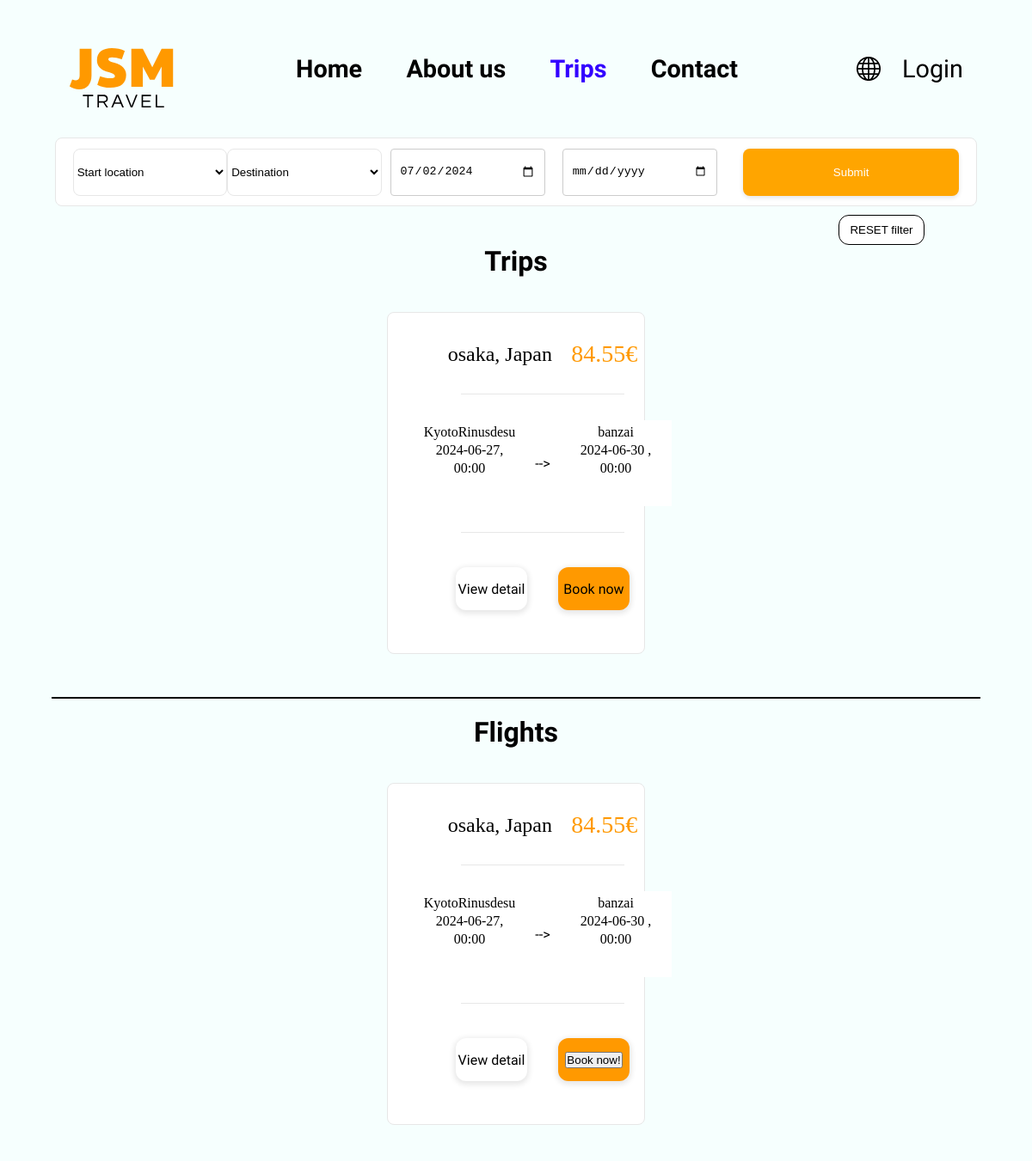
Before: /pages/trips.php (upper part) with the older database file.
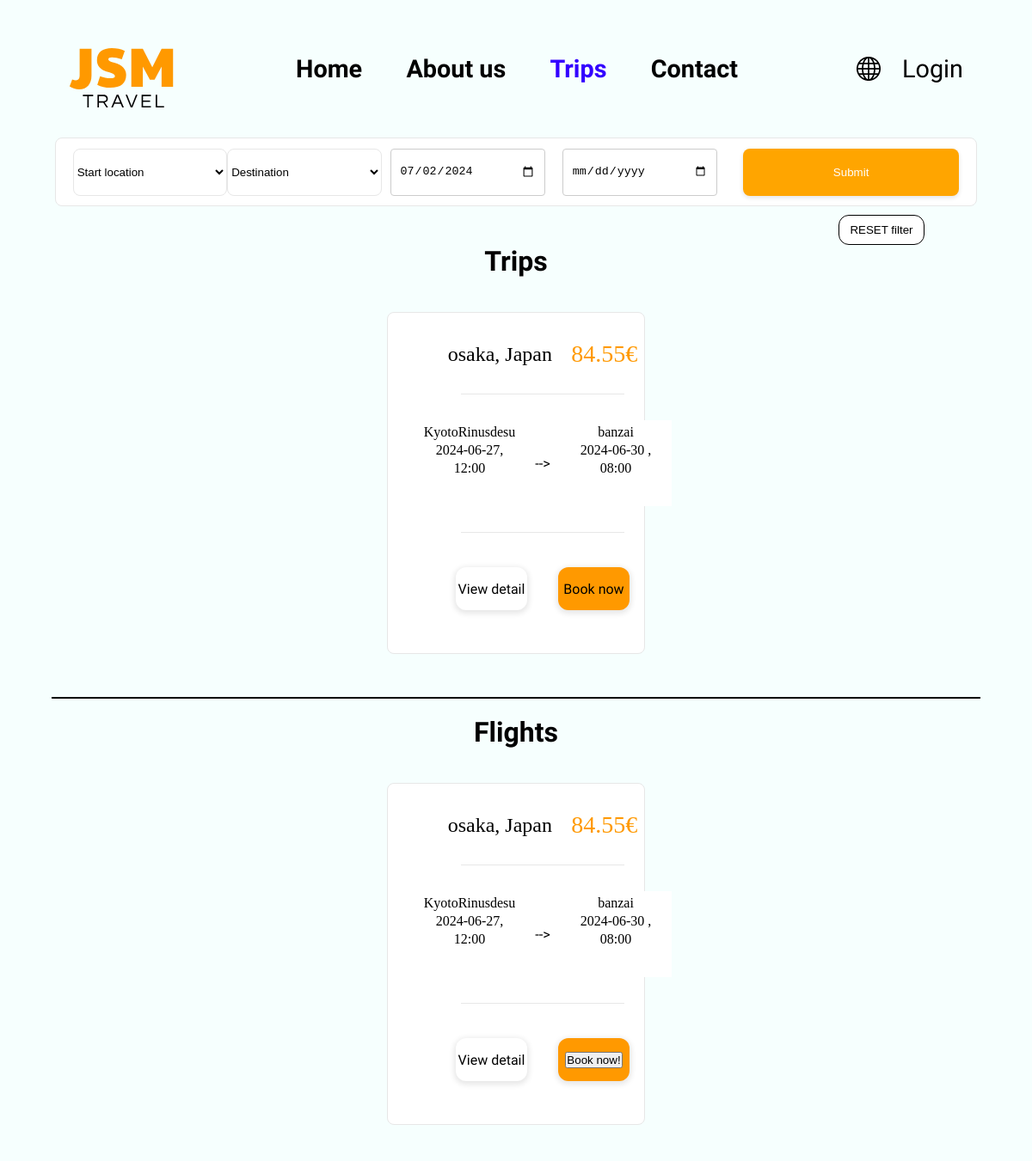
After: the same page with the newer database file.
### tables this page shows
CREATE TABLE `flights` (
  `flight_id` int(11) NOT NULL,
  `departure_airport` int(11) NOT NULL,
  `arrival_airport` int(11) NOT NULL,
  `flight_number` varchar(20) NOT NULL,
  `airline` varchar(50) NOT NULL,
  `flight_date` datetime NOT NULL,
  `retour_date` datetime NOT NULL,
  `price` decimal(10,2) NOT NULL
);

CREATE TABLE `city` (
  `city_id` int(11) NOT NULL,
  `country_id` int(11) NOT NULL,
  `city_name` varchar(50) NOT NULL,
  `img` varchar(255) DEFAULT NULL
);

CREATE TABLE `countries` (
  `country_id` int(11) NOT NULL,
  `country_name` varchar(50) NOT NULL,
  `country_code` varchar(3) NOT NULL,
  `part_of_europe` tinyint(1) NOT NULL DEFAULT '0'
);

CREATE TABLE `airports` (
  `airport_id` int(11) NOT NULL,
  `city_id` int(11) NOT NULL,
  `airport_name` varchar(50) NOT NULL
);

### includes/trips-includes/trip.php (the view, shortened to what the changed rows need)
<?php
try {
    global $start_date, $end_date, $connection;
    try {
        $query = "SELECT f.*, da.airport_name as da_airport_name, aa.airport_name as aa_airport_name, ci.city_name, c.country_name, i.image_url, i.image
         FROM flights AS f
         JOIN airports AS da ON f.departure_airport = da.airport_id
         JOIN airports AS aa ON f.arrival_airport = aa.airport_id
         LEFT JOIN city AS ci ON aa.city_id = ci.city_id
         LEFT JOIN images AS i ON i.city_id = ci.city_id
         LEFT JOIN countries AS c ON ci.country_id = c.country_id";
        $stmt = $connection->prepare($query);
        $stmt->execute();
        $flights = $stmt->fetchAll(PDO::FETCH_ASSOC);
    } catch (PDOException $e) {
        die('Query failed: ' . $e->getMessage());
    }
} catch (PDOException $e) {
    die('Query failed: ' . $e->getMessage());
}
?>
<!DOCTYPE html>
<html lang="en">
<head>
    <link rel="stylesheet" href="../../css/style.css">
</head>
<body>
<div class="main-container-trips-flights">
    <div class="title-flight-box">
        <h1>Trips</h1>
    </div>
    <div class="flight-box-container">
        <?php
        foreach ($flights as $flight) {
            $flight_start_date = date('Y-m-d', strtotime($flight['flight_date']));
            $flight_start_time = date('H:i', strtotime($flight['flight_date']));
            $flight_end_date = date('Y-m-d', strtotime($flight['retour_date']));
            $flight_end_time = date('H:i', strtotime($flight['retour_date']));
            echo "<div class='flight-box-item-container'>";
            echo "<div class='flight-box-top'>";
            echo "<div class='flight-box-middle'>";
            echo "<p>" . htmlspecialchars($flight['city_name']) . ", " . htmlspecialchars($flight['country_name']) . "</p>";
            echo "<div class='flight-box-prise-middle'>";
            echo "<p>" . htmlspecialchars($flight['price']) . "€" . "</p>";
            echo "</div>";
            echo "</div>";
            echo "</div>";
            echo "<div class='style-box-flight-box'>";
            echo "</div>";
            echo "<div class='flight-box'>";
            echo "<div class='flight-data-box'>";
            echo "<p>" . htmlspecialchars($flight['da_airport_name']) . "</p>";
            echo "<p>" . htmlspecialchars($flight_start_date) . ", </p>";
            echo "<p>" . htmlspecialchars($flight_start_time) . "</p>";
            echo "</div>";
            echo "<div class='flight-data-box-to'>";
            echo "<h2> --> </h2>";
            echo "</div>";
            echo "<div class='flight-data-box'>";
            echo "<p>" . htmlspecialchars($flight['aa_airport_name']) . "</p>";
            echo "<p>" . htmlspecialchars($flight_end_date) . " , </p>";
            echo "<p>" . htmlspecialchars($flight_end_time) . "</p>";
            echo "</div>";
            echo "</div>";
            echo "<div class='style-box-flight-box'>";
            echo "</div>";
            echo "<div class='button-flight-container'>";
            echo "<div class='button-flight-box'>";
            echo "<a> View detail </a>";
            echo "</div>";
            echo "<div class='button-flight-box-color'>";
            echo "<a> Book now </a>";
            echo "</div>";
            echo "</div>";
            echo "</div>";
        }
        ?>
    </div>
    <div class="title-flight-box">
        <h1>Flights</h1>
    </div>
    <div class="flight-box-container">
        <?php
        foreach ($flights as $flight) {
            $flight_start_date = date('Y-m-d', strtotime($flight['flight_date']));
            $flight_start_time = date('H:i', strtotime($flight['flight_date']));
            $flight_end_date = date('Y-m-d', strtotime($flight['retour_date']));
            $flight_end_time = date('H:i', strtotime($flight['retour_date']));
            echo "<div class='flight-box-item-container'>";
            echo "<div class='flight-box-top'>";
            echo "<div class='flight-box-middle'>";
            echo "<p>" . htmlspecialchars($flight['city_name']) . ", " . htmlspecialchars($flight['country_name']) . "</p>";
            echo "<div class='flight-box-prise-middle'>";
            echo "<p>" . htmlspecialchars($flight['price']) . "€" . "</p>";
            echo "</div>";
            echo "</div>";
            echo "</div>";
            echo "<div class='style-box-flight-box'>";
            echo "</div>";
            echo "<div class='flight-box'>";
            echo "<div class='flight-data-box'>";
            echo "<p>" . htmlspecialchars($flight['da_airport_name']) . "</p>";
            echo "<p>" . htmlspecialchars($flight_start_date) . ", </p>";
            echo "<p>" . htmlspecialchars($flight_start_time) . "</p>";
            echo "</div>";
            echo "<div class='flight-data-box-to'>";
            echo "<h2> --> </h2>";
            echo "</div>";
            echo "<div class='flight-data-box'>";
            echo "<p>" . htmlspecialchars($flight['aa_airport_name']) . "</p>";
            echo "<p>" . htmlspecialchars($flight_end_date) . " , </p>";
            echo "<p>" . htmlspecialchars($flight_end_time) . "</p>";
            echo "</div>";
            echo "</div>";
            echo "<div class='style-box-flight-box'>";
            echo "</div>";
            echo "<div class='button-flight-container'>";
            echo "<div class='button-flight-box'>";
            echo "<a> View detail </a>";
            echo "</div>";
            echo "<form class='button-flight-box-color' name='book-now' action='../includes/booking-logic.php' method='post'>";
            echo "<input type='submit' name='submit' value='Book now!'/>";
            echo "</form>";
            echo "</div>";
            echo "</div>";
        }
        ?>
    </div>
</div>
</body>
</html>

Changed rows visible on the page:
changed flights "osaka": flight_date "00:00" → "12:00"; retour_date "00:00" → "08:00"
